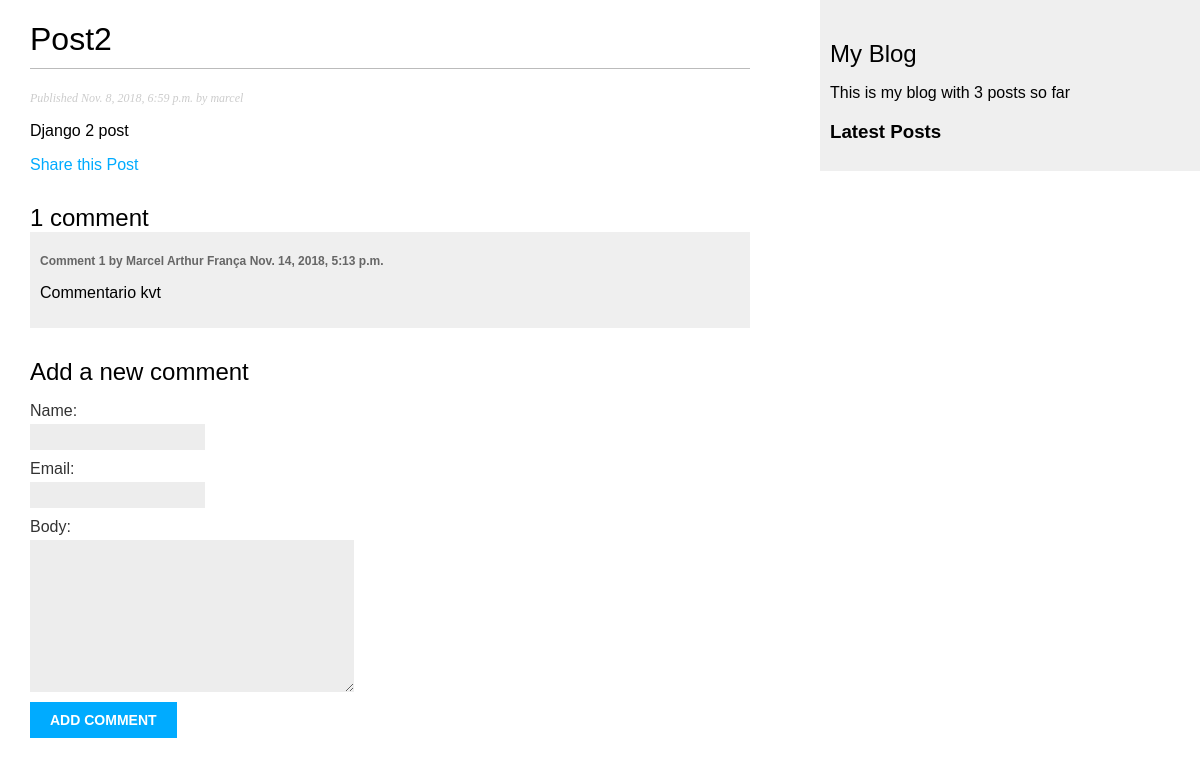
Page /blog/2018/11/08/post2/ on the committed database.
### blog/models.py (models this page shows, shortened)
class Post(models.Model):
    STATUS_CHOICES = (
        ('draft', 'Draft'),
        ('published', 'Published'),
    )
    title = models.CharField(max_length=250)
    slug = models.SlugField(max_length=250, unique_for_date='publish')
    author = models.ForeignKey(User, related_name='blog_posts', on_delete=models.CASCADE)
    body = models.TextField()
    publish = models.DateTimeField(default=timezone.now)
    created = models.DateTimeField(auto_now_add=True)
    updated = models.DateTimeField(auto_now=True)
    status = models.CharField(max_length=10, choices=STATUS_CHOICES, default='draft')
    objects = models.Manager()
    published = PublishedManager()
    tags = TaggableManager()
    class Meta:
        ordering = ('-publish',)

class Comment(models.Model):
    post = models.ForeignKey(Post, related_name='comments', on_delete=models.CASCADE)
    name = models.CharField(max_length=80)
    email = models.EmailField()
    body = models.TextField()
    created = models.DateTimeField(auto_now_add=True)
    updated = models.DateTimeField(auto_now=True)
    active = models.BooleanField(default=True)
    class Meta:
        ordering = ('created',)

### blog/views.py (the view)
# urls.py: re_path(r'^(?P<year>\d{4})/(?P<month>\d{2})/(?P<day>\d{2})/(?P<post>[-\w]+)/$', views.post_detail, name='post_detail'),
def post_detail(request, year, month, day, post):
    post = get_object_or_404(Post, slug=post, status='published', publish__year=year,
                            publish__month=month, publish__day=day)
    comments = post.comments.filter(active=True)
    if request.method == 'POST':
        comment_form = CommentForm(data=request.POST)
        if comment_form.is_valid():
            new_comment = comment_form.save(commit=False)
            new_comment.post = post
            new_comment.save()
    else:
        comment_form = CommentForm()
    return render(request, 'blog/post/detail.html', {'post': post,
                                                    'comments': comments, 'comment_form': comment_form})

### blog/forms.py
class CommentForm(forms.ModelForm):
    class Meta:
        model = Comment
        fields = ('name', 'email', 'body')

### blog/models.py (called while the page is built)
    def get_queryset(self):
        return super(PublishedManager, self).get_queryset().filter(status='published')

### blog/templatetags/blog_tags.py (called while the page is built)
@register.simple_tag
def total_posts():
    return Post.published.count()

@register.inclusion_tag("blog/post/latest_posts.html")
def show_latest_posts(count=5):
    latest_posts = Post.published.order_by('-publish')[:count]
    return {'latest_posts': latest_posts}

### blog/templates/blog/post/detail.html (shortened to what this page needs)
{% extends "blog/base.html" %}
{% block content %}
    <h1>{{ post.title }}</h1>
    <p class="date">Published {{ post.publish }} by {{ post.author }}</p>
    {{ post.body|linebreaks }}
    <p><a href="{% url "blog:post_share" post.id %}">Share this Post</a></p>
    {% with comments.count as total_comments %}
        <h2>{{ total_comments }} comment{{ total_comments|pluralize }}</h2>
    {% endwith %}
    {% for comment in comments %}
        <div class="comment">
            <p class="info">Comment {{ forloop.counter }} by {{comment.name}} {{comment.created}}</p>
            {{ comment.body|linebreaks }}
        </div>
    {% empty %}
        <p>There are no comments yet</p>
    {% endfor %}
    {% if new_comment %}
        <h2>Your comment has been added</h2>
    {% else %}
        <h2>Add a new comment</h2>
        <form action="." method="post">
            {{ comment_form.as_p }}
            <p><input type="submit" value="Add comment"></p>
        </form>
    {% endif %}
{% endblock content %}

### blog/static/css/blog.css (style rules this page uses)
body { margin:0; padding:0; font-family:helvetica, sans-serif; }
a { color:#00abff; text-decoration:none; }
h1 { font-weight:normal; border-bottom:1px solid #bbb; padding:0 0 10px 0; }
h2 { font-weight:normal; margin:30px 0 0; }
p.date { color:#ccc; font-family: georgia, serif; font-size: 12px; font-style: italic; }
label { float:left; clear:both; color:#333; margin-bottom:4px; }
input, textarea { clear:both; float:left; margin:0 0 10px; background:#ededed; border:0; padding:6px 10px; font-size:12px; }
input[type=submit] { font-weight:bold; background:#00abff; color:#fff; padding:10px 20px; font-size:14px; text-transform:uppercase; }
.comment { padding:10px; }
.comment:nth-child(even) { background:#efefef; }
.comment .info { font-weight:bold; font-size:12px; color:#666; }

### rows in the picture
Post: title "Post2", publish "Nov. 8, 2018, 6:59 p.m.", author "marcel", body "Django 2 post"
Comment: name "Marcel Arthur França", created "Nov. 14, 2018, 5:13 p.m.", body "Commentario kvt"

### other values in the picture
{{ total_comments }} "1"
